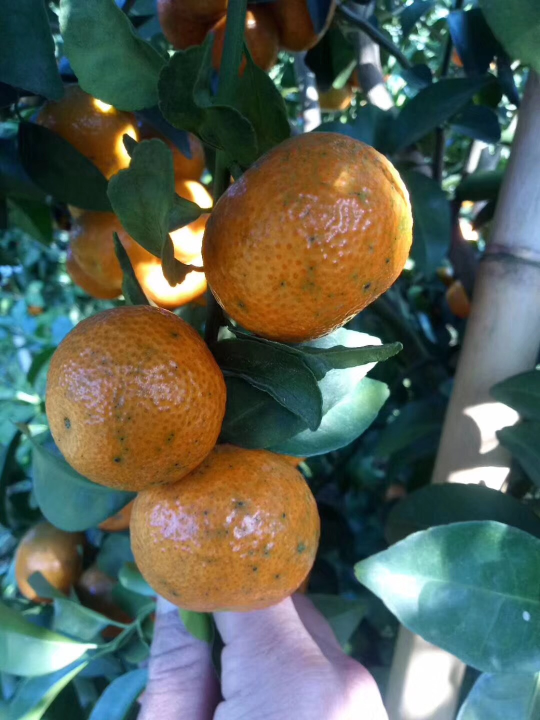
#> input picture add/286.jpg, 1080 x 1440 px (shown at 1/2 size)
$ python add_with_not.py
#> lines starting #> are read from the running program, lines starting #| are printed output that depends on the picture; after the words box and inside, x2 and y2 are one past the last pixel; in counts of white or black regions, pixels touching at a corner belong together; pictures that were not available may be replaced by others from this repository, and a replacement may not be noted
#!/usr/bin/env python3
# -*- coding: utf-8 -*-
"""
Created on Wed Jan  2 15:46:48 2019

@author: shinong
"""

import cv2
import numpy as np
# 加载图像
img1 = cv2.imread('286.jpg')
#> img1 is the input picture: shape (1440, 1080, 3); mean B, G, R 86.7, 97.4, 88.4
img2 = cv2.imread('55.png')
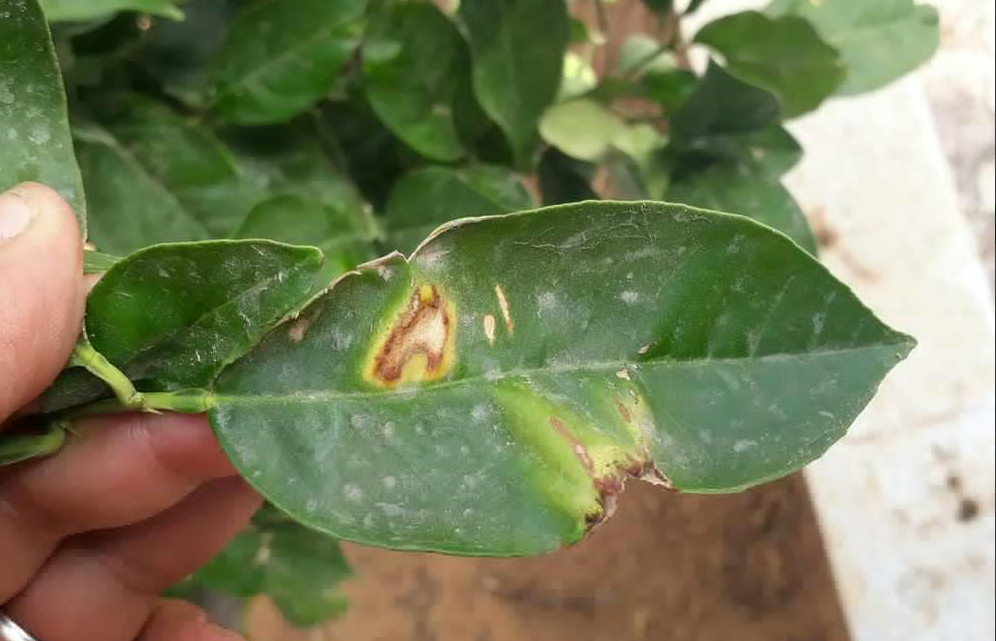
#> input picture add/leaf.png, 996 x 641 px, given in place of 55.png, which was not available
#> img2 is the input picture: shape (641, 996, 3); mean B, G, R 91.8, 127.5, 121.6

rows,cols,channels = img2.shape
#> rows = 641; cols = 996; channels = 3
roi = img1[0:rows, 0:cols ]
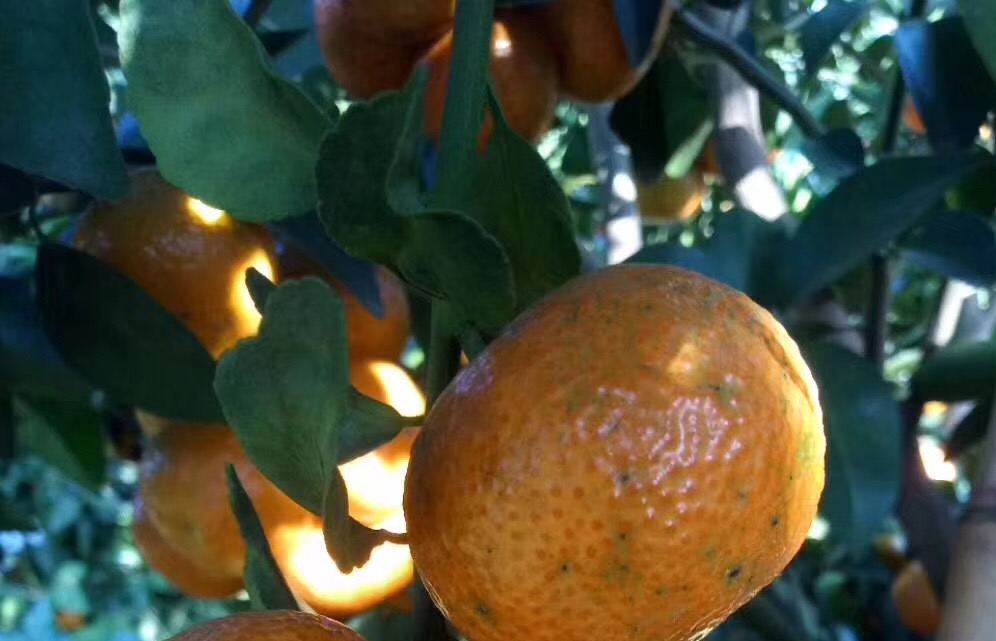
#> roi: shape (641, 996, 3); mean B, G, R 58.8, 77.1, 73.2

img2gray = cv2.cvtColor(img2,cv2.COLOR_BGR2GRAY)      # 将图片灰度化
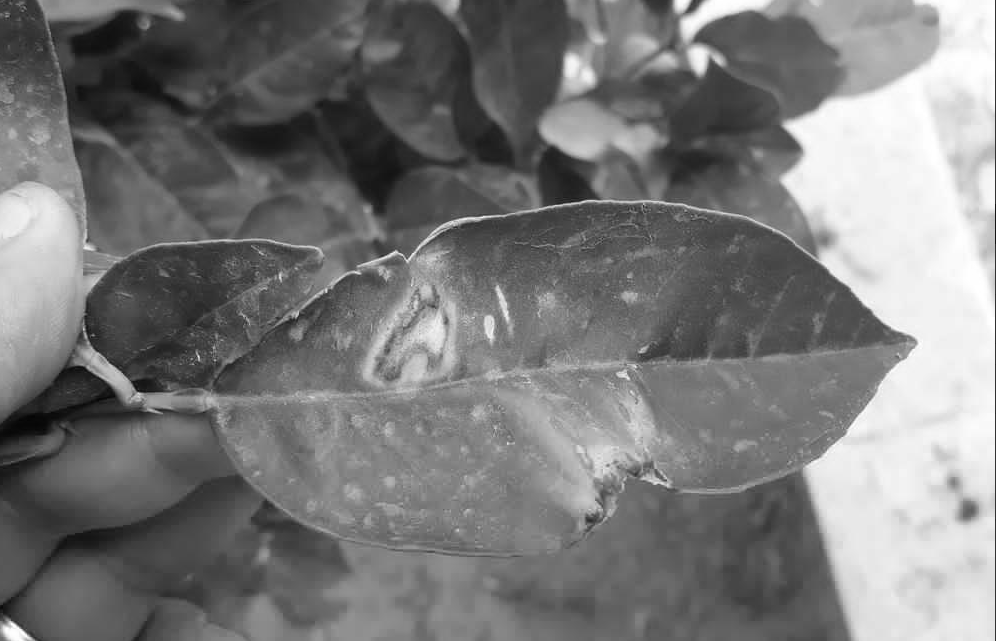
#> img2gray: shape (641, 996); min 4, max 255, mean 121.6
ret, mask = cv2.threshold(img2gray, 150, 255, cv2.THRESH_BINARY)#ret是阈值（175）mask是二值化图像
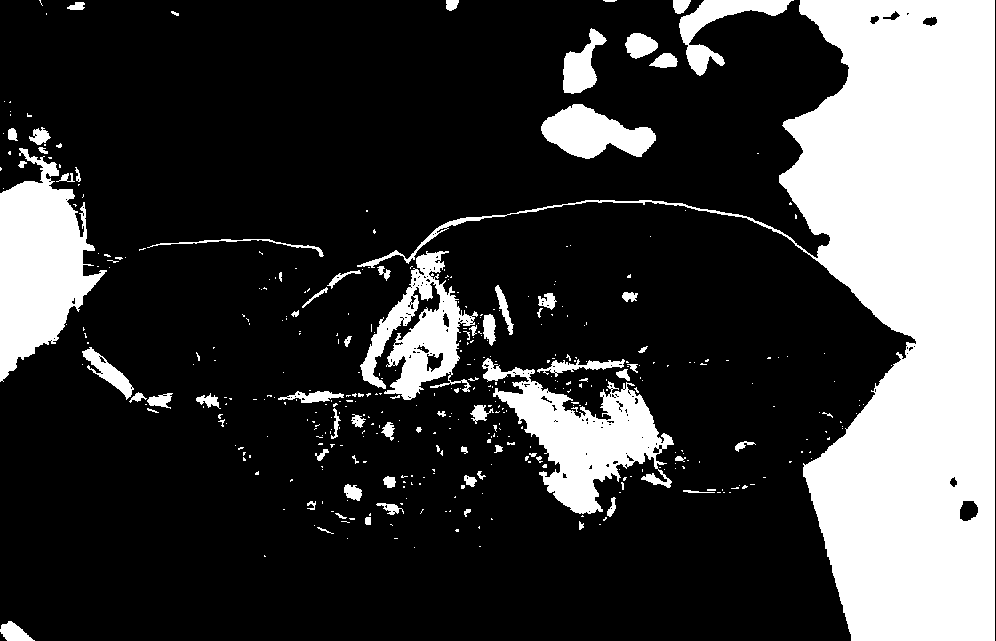
#> mask: shape (641, 996); 24.3% white; 415 white regions (340 under 20 px), largest, box (x1, y1, x2, y2) and area: (357, 0, 995, 641) 104984, (0, 148, 107, 382) 13667, (482, 358, 674, 514) 11591
mask_inv = cv2.bitwise_not(mask)#获取把logo的区域取反 按位运算

img1_bg = cv2.bitwise_and(roi,roi,mask=mask )#在img1上面，将logo区域和mask取与使值为0
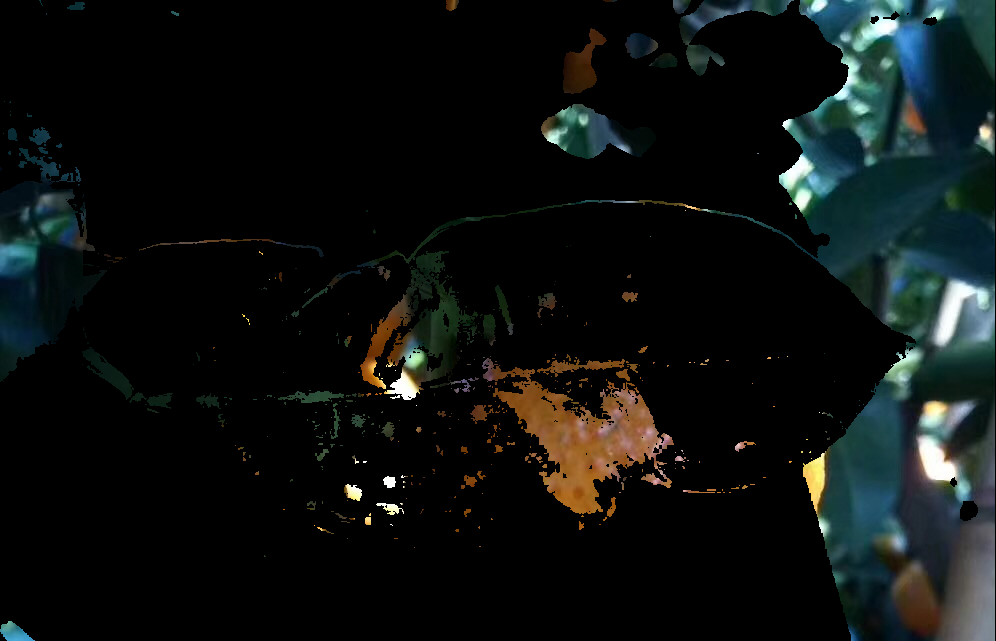
#> img1_bg: shape (641, 996, 3); mean B, G, R 16.1, 17.2, 13.3

# 取 roi 中与 mask_inv 中不为零的值对应的像素的值，其他值为 0 。
# 把logo放到图片当中
img2_fg = cv2.bitwise_and(img2,img2,mask = mask_inv)#获取logo的像素信息

dst = cv2.add(img1_bg,img2_fg)#相加即可
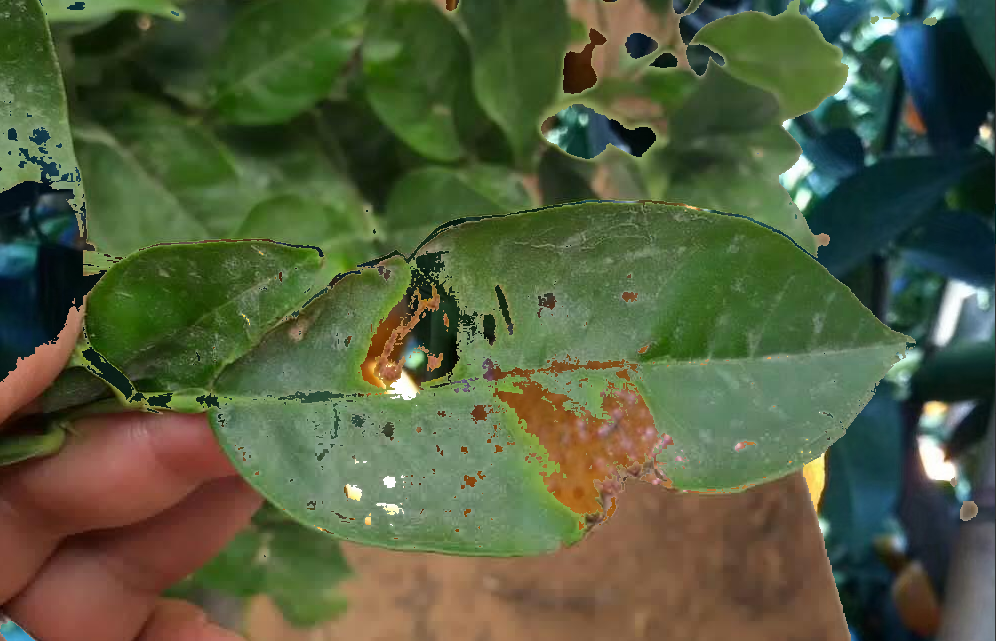
#> dst: shape (641, 996, 3); mean B, G, R 61.7, 92.5, 82.2
img1[0:rows, 0:cols ] = dst
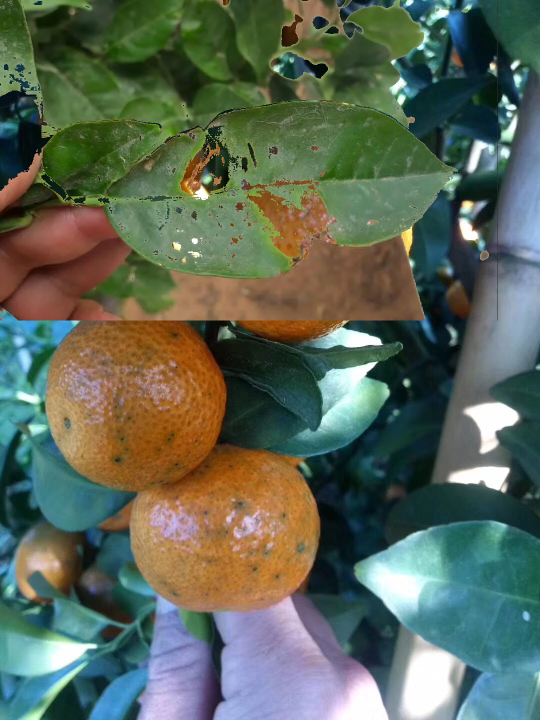
#> img1: shape (1440, 1080, 3) (shown at 1/2 size); mean B, G, R 87.9, 103.7, 92.1
cv2.imshow('res',img1)
cv2.imshow('mask',mask)
cv2.imshow('mask_inv',mask_inv)
cv2.imshow('img_bg',img1_bg)
cv2.imshow('img_fg',img2_fg)
cv2.imshow('img_gray',img2gray)
cv2.waitKey(0)
cv2.destroyAllWindows()
